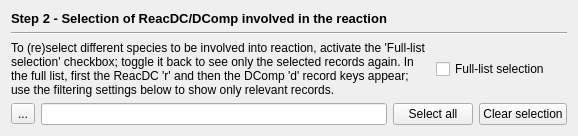
          <widget class="QWidget" name="page_3">
            <layout class="QGridLayout" name="gridLayout">
              <item row="4" column="0">
                <widget class="QToolButton" name="bFilter">
                  <property name="text">
                    <string>...</string>
                  </property>
                  <property name="icon">
                    <iconset resource="../GUI.qrc">
                      <normaloff>:/menu/Icons/SetKeyTemplateIcon.png</normaloff>:/menu/Icons/SetKeyTemplateIcon.png
                    
                    </iconset>
                  </property>
                </widget>
              </item>
              <item row="4" column="1">
                <widget class="QLineEdit" name="lineFilter">
                  <property name="readOnly">
                    <bool>true</bool>
                  </property>
                </widget>
              </item>
              <item row="1" column="0" colspan="5">
                <widget class="Line" name="line_3">
                  <property name="orientation">
                    <enum>Qt::Horizontal</enum>
                  </property>
                </widget>
              </item>
              <item row="4" column="4">
                <widget class="QPushButton" name="bClearAll">
                  <property name="text">
                    <string>Clear selection</string>
                  </property>
                </widget>
              </item>
              <item row="4" column="2" colspan="2">
                <widget class="QPushButton" name="bSelectAll">
                  <property name="text">
                    <string>Select all</string>
                  </property>
                </widget>
              </item>
              <item row="3" column="3" colspan="2">
                <widget class="QCheckBox" name="checkFull">
                  <property name="text">
                    <string>Full-list selection</string>
                  </property>
                </widget>
              </item>
              <item row="0" column="0" colspan="2">
                <widget class="QLabel" name="label_2">
                  <property name="sizePolicy">
                    <sizepolicy hsizetype="Preferred" vsizetype="Fixed">
                      <horstretch>0</horstretch>
                      <verstretch>0</verstretch>
                    </sizepolicy>
                  </property>
                  <property name="font">
                    <font>
                      <pointsize>10</pointsize>
                      <bold>true</bold>
                    </font>
                  </property>
                  <property name="text">
                    <string>Step 2 - Selection of ReacDC/DComp involved in the reaction</string>
                  </property>
                </widget>
              </item>
              <item row="3" column="0" colspan="3">
                <widget class="QLabel" name="label_4">
                  <property name="text">
                    <string>To (re)select different species to be involved into reaction, activate the 'Full-list selection' checkbox; toggle it back to see only the selected records again. In the full list, first the ReacDC 'r' and then the DComp 'd' record keys appear; use the filtering settings below to show only relevant records. </string>
                  </property>
                  <property name="wordWrap">
                    <bool>true</bool>
                  </property>
                </widget>
              </item>
            </layout>
          </widget>
